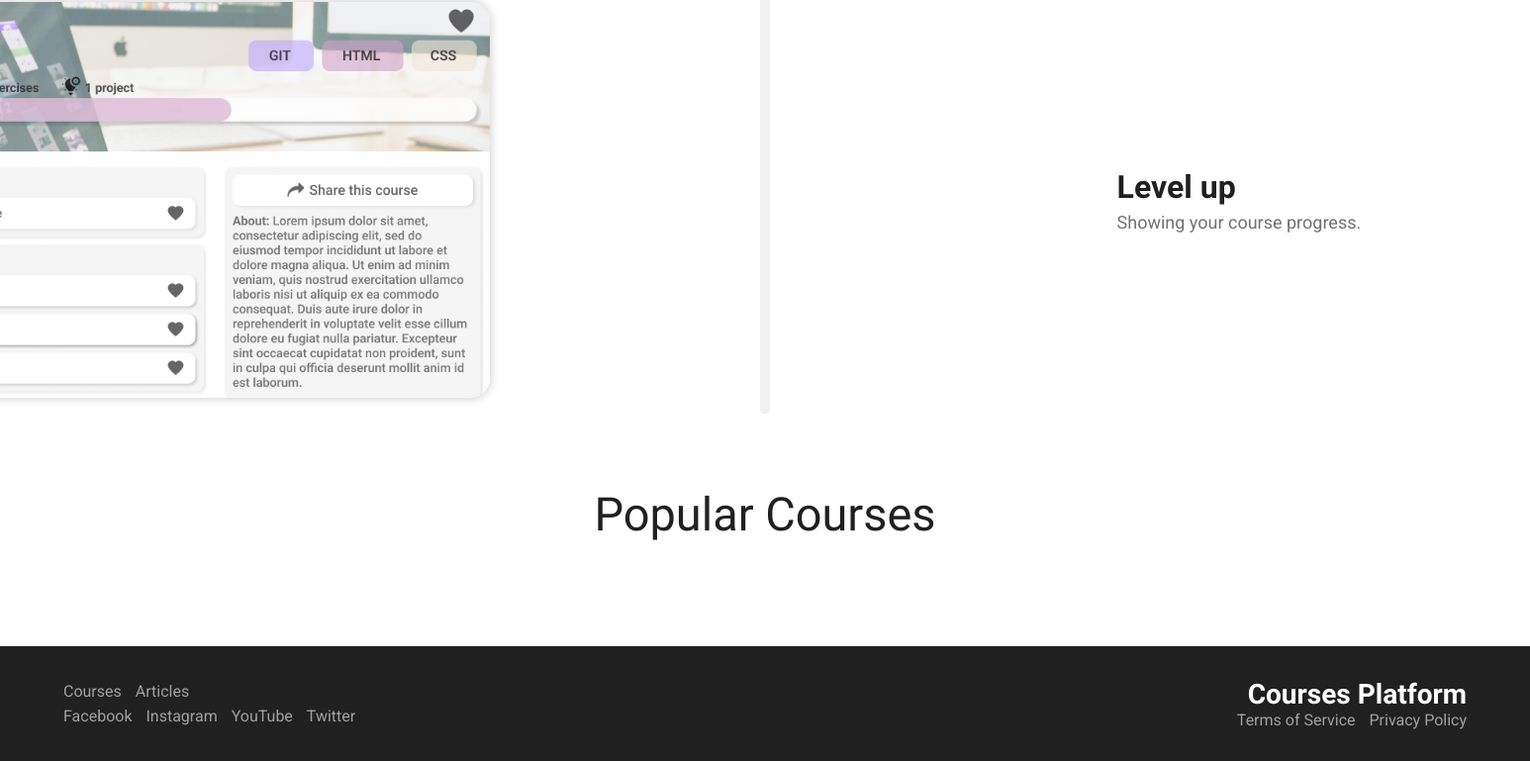
The app's page / (lower part), older data.
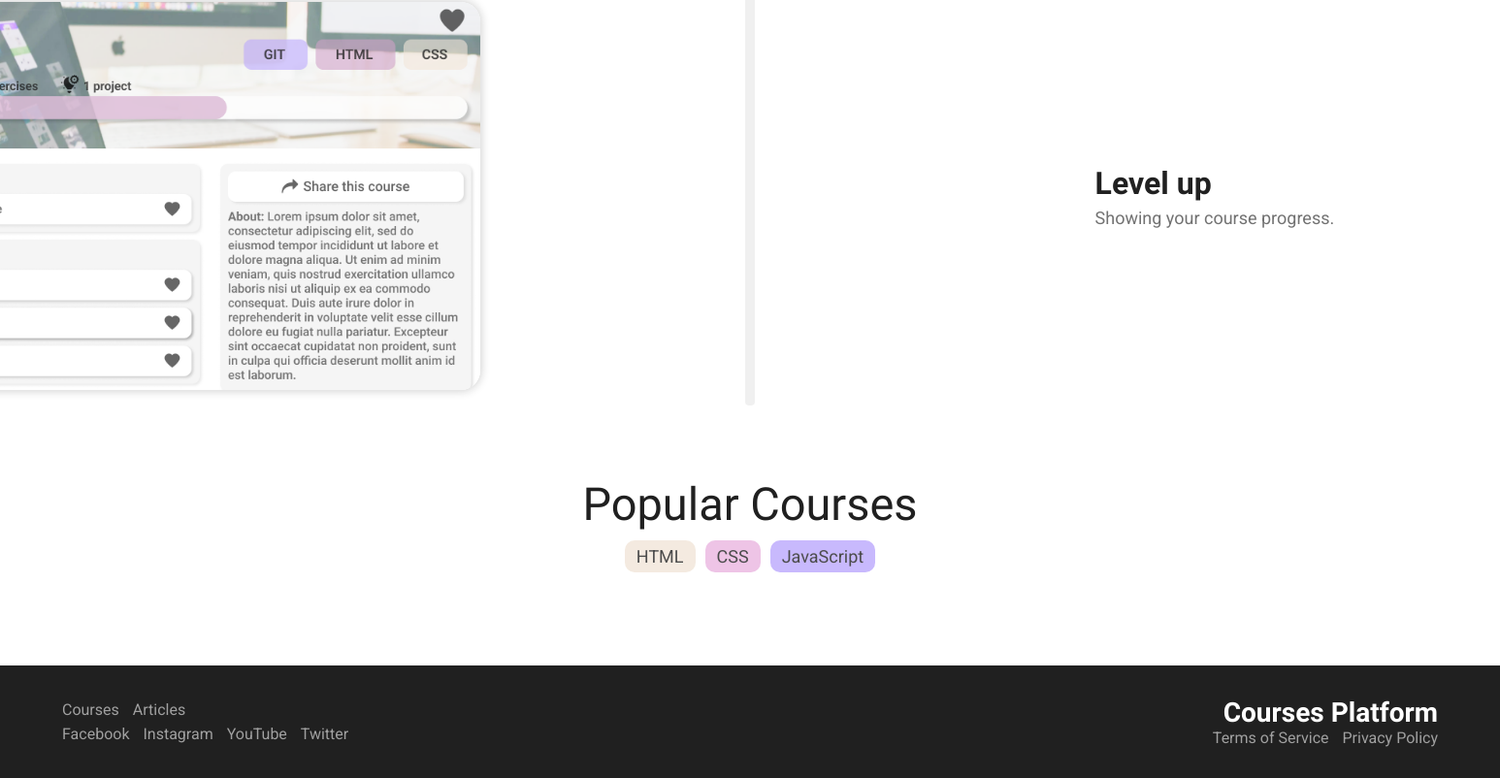
The same page, newer data.
### course/models.py (models this page shows, shortened)
class Tag(models.Model):
    name = models.CharField(max_length=100)

### user/views/main.py (the view)
# urls.py: path('', main.dashboard, name='dashboard'),
def dashboard(request):
    if request.user.is_authenticated:
        courses_before_3 = request.user.users_who_registered.all()[:3]
        courses_after_3 = request.user.users_who_registered.all()[3:]
        context = {
            'courses_before_3': courses_before_3,
            'courses_after_3': courses_after_3,
        }
        return render(request, 'auth/dashboard.html', context)
    else:
        tags = Tag.objects.filter(course__isnull=False).distinct()
        return render(request, 'auth/index.html', {
            'tags': tags,
        })

### user/templates/auth/index.html (shortened to what this page needs)
{% include 'main.html' %}
{% block title %}
    <link rel="stylesheet" href="/static/css/index.css">
{% endblock title %}
{% block content %}
<div class="content">
    <div class="about">
        <div class="about__content">
            <div class="about__content__line">
            </div>
            <div class="about__content__left">
                <div class="card card3">
                    <img src="/static/media/index/image2.png" alt="image 3">
                </div>
                <div class="card__desc">
                    <h2>Level up</h2>
                    <p>Showing your course progress.</p>
                </div>
            </div>
        </div>
    </div>
</div>
<div class="collection">
    <div class="title">Popular Courses</div>
   <div class="collection__titles">
    {% for tag in tags %}
        <div class="tag" style="background-color: {% if forloop.counter|divisibleby:3 %}#BBA8FD{% elif forloop.counter|divisibleby:2 %}#EAB6E1{% else %}#F2E6D9{% endif %}">
            {{ tag.name }}
        </div>
    {% endfor %}
   </div>
   <div class="page__content__courses" id='ShowAllCourses'></div>
</div>
<footer class="footer">
    <div class="footer__left">
        <div class="">
            <a href="/courses">Courses</a>
            <a href="/articles">Articles</a>
        </div>
        <div class="">
            <a href="">Facebook</a>
            <a href="">Instagram</a>
            <a href="">YouTube</a>
            <a href="">Twitter</a>
        </div>
    </div>
    <div class="footer__right">
        <div class="">
            <h2>Courses Platform</h2>
        </div>
        <div class="">
            <a href="/terms-of-service">Terms of Service</a>
            <a href="/privacy-policy">Privacy Policy</a>
        </div>
    </div>
</footer>
{% endblock content %}

Row changes from the older to the newer data that the page shows:
added Tag: name "HTML"
added Tag: name "CSS"
added Tag: name "JavaScript"
